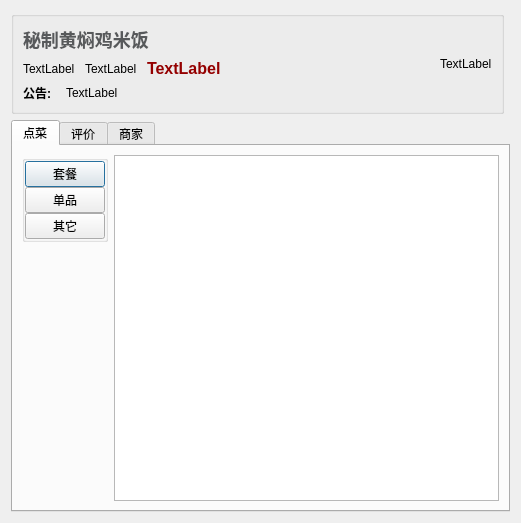
<?xml version="1.0" encoding="UTF-8"?>
<ui version="4.0">
 <class>InnerShopW</class>
 <widget class="QDialog" name="InnerShopW">
  <property name="geometry">
   <rect>
    <x>0</x>
    <y>0</y>
    <width>521</width>
    <height>523</height>
   </rect>
  </property>
  <property name="sizePolicy">
   <sizepolicy hsizetype="Preferred" vsizetype="Preferred">
    <horstretch>0</horstretch>
    <verstretch>0</verstretch>
   </sizepolicy>
  </property>
  <property name="maximumSize">
   <size>
    <width>16777215</width>
    <height>16777215</height>
   </size>
  </property>
  <property name="windowTitle">
   <string>Dialog</string>
  </property>
  <layout class="QGridLayout" name="gridLayout_5">
   <item row="0" column="0">
    <widget class="QGroupBox" name="groupTop">
     <property name="minimumSize">
      <size>
       <width>400</width>
       <height>100</height>
      </size>
     </property>
     <property name="title">
      <string/>
     </property>
     <layout class="QGridLayout" name="gridLayout_4" columnstretch="4,0">
      <item row="0" column="1" rowspan="3" alignment="Qt::AlignRight">
       <widget class="QLabel" name="labPic">
        <property name="text">
         <string>TextLabel</string>
        </property>
       </widget>
      </item>
      <item row="1" column="0">
       <layout class="QGridLayout" name="gridLayout_2" columnstretch="1,1,10">
        <property name="rightMargin">
         <number>0</number>
        </property>
        <property name="horizontalSpacing">
         <number>10</number>
        </property>
        <item row="0" column="1">
         <widget class="QLabel" name="labBook">
          <property name="text">
           <string>TextLabel</string>
          </property>
         </widget>
        </item>
        <item row="0" column="0">
         <widget class="QLabel" name="labRest">
          <property name="text">
           <string>TextLabel</string>
          </property>
         </widget>
        </item>
        <item row="0" column="2">
         <widget class="QLabel" name="labLabel">
          <property name="styleSheet">
           <string notr="true">color: rgb(148, 0, 0);
font-size: 16px;
font-weight:bold;</string>
          </property>
          <property name="text">
           <string>TextLabel</string>
          </property>
         </widget>
        </item>
       </layout>
      </item>
      <item row="0" column="0">
       <widget class="QLabel" name="labName">
        <property name="styleSheet">
         <string notr="true">font-size:18px;
font-weight:bold;
color:rgb(87,89,91);</string>
        </property>
        <property name="text">
         <string>秘制黄焖鸡米饭</string>
        </property>
       </widget>
      </item>
      <item row="2" column="0">
       <layout class="QGridLayout" name="gridLayout_3" columnstretch="1,10">
        <item row="0" column="1">
         <widget class="QLabel" name="labNotice">
          <property name="minimumSize">
           <size>
            <width>0</width>
            <height>0</height>
           </size>
          </property>
          <property name="maximumSize">
           <size>
            <width>16777215</width>
            <height>16777215</height>
           </size>
          </property>
          <property name="text">
           <string>TextLabel</string>
          </property>
         </widget>
        </item>
        <item row="0" column="0">
         <widget class="QLabel" name="label_5">
          <property name="styleSheet">
           <string notr="true">font-weight:bold;</string>
          </property>
          <property name="text">
           <string>公告:</string>
          </property>
         </widget>
        </item>
       </layout>
      </item>
     </layout>
    </widget>
   </item>
   <item row="1" column="0" colspan="2">
    <widget class="QTabWidget" name="tabWidget">
     <property name="sizePolicy">
      <sizepolicy hsizetype="Expanding" vsizetype="Expanding">
       <horstretch>0</horstretch>
       <verstretch>0</verstretch>
      </sizepolicy>
     </property>
     <property name="currentIndex">
      <number>0</number>
     </property>
     <widget class="QWidget" name="tab">
      <attribute name="title">
       <string>点菜</string>
      </attribute>
      <layout class="QGridLayout" name="gridLayout">
       <item row="0" column="1" rowspan="2">
        <widget class="QListWidget" name="foodList">
         <property name="horizontalScrollBarPolicy">
          <enum>Qt::ScrollBarAlwaysOff</enum>
         </property>
         <property name="editTriggers">
          <set>QAbstractItemView::NoEditTriggers</set>
         </property>
         <property name="selectionMode">
          <enum>QAbstractItemView::NoSelection</enum>
         </property>
        </widget>
       </item>
       <item row="1" column="0">
        <spacer name="verticalSpacer">
         <property name="orientation">
          <enum>Qt::Vertical</enum>
         </property>
         <property name="sizeHint" stdset="0">
          <size>
           <width>20</width>
           <height>218</height>
          </size>
         </property>
        </spacer>
       </item>
       <item row="0" column="0">
        <widget class="QGroupBox" name="groupBox_2">
         <property name="minimumSize">
          <size>
           <width>80</width>
           <height>80</height>
          </size>
         </property>
         <property name="maximumSize">
          <size>
           <width>100</width>
           <height>16777215</height>
          </size>
         </property>
         <property name="title">
          <string/>
         </property>
         <layout class="QGridLayout" name="gridLayout_6">
          <property name="leftMargin">
           <number>0</number>
          </property>
          <property name="topMargin">
           <number>0</number>
          </property>
          <property name="rightMargin">
           <number>0</number>
          </property>
          <property name="bottomMargin">
           <number>0</number>
          </property>
          <property name="verticalSpacing">
           <number>0</number>
          </property>
          <item row="0" column="0">
           <widget class="QPushButton" name="push1">
            <property name="minimumSize">
             <size>
              <width>60</width>
              <height>20</height>
             </size>
            </property>
            <property name="text">
             <string>套餐</string>
            </property>
           </widget>
          </item>
          <item row="3" column="0">
           <widget class="QPushButton" name="push3">
            <property name="minimumSize">
             <size>
              <width>60</width>
              <height>20</height>
             </size>
            </property>
            <property name="text">
             <string>其它</string>
            </property>
           </widget>
          </item>
          <item row="2" column="0">
           <widget class="QPushButton" name="push2">
            <property name="minimumSize">
             <size>
              <width>60</width>
              <height>20</height>
             </size>
            </property>
            <property name="text">
             <string>单品</string>
            </property>
           </widget>
          </item>
         </layout>
        </widget>
       </item>
      </layout>
     </widget>
     <widget class="QWidget" name="tab_2">
      <attribute name="title">
       <string>评价</string>
      </attribute>
      <layout class="QGridLayout" name="gridLayout_14">
       <item row="0" column="0">
        <widget class="QListWidget" name="commList">
         <property name="selectionMode">
          <enum>QAbstractItemView::NoSelection</enum>
         </property>
        </widget>
       </item>
      </layout>
     </widget>
     <widget class="QWidget" name="tab_3">
      <attribute name="title">
       <string>商家</string>
      </attribute>
      <layout class="QGridLayout" name="gridLayout_12">
       <item row="0" column="0">
        <widget class="QGroupBox" name="groupBox">
         <property name="sizePolicy">
          <sizepolicy hsizetype="Ignored" vsizetype="Ignored">
           <horstretch>0</horstretch>
           <verstretch>0</verstretch>
          </sizepolicy>
         </property>
         <property name="title">
          <string/>
         </property>
         <layout class="QGridLayout" name="gridLayout_13" rowstretch="1,1,1,1,10,0">
          <item row="2" column="0">
           <layout class="QGridLayout" name="gridLayout_9" columnstretch="5,1,40">
            <item row="0" column="1">
             <widget class="QLabel" name="label_7">
              <property name="text">
               <string>配送服务:</string>
              </property>
             </widget>
            </item>
            <item row="0" column="0">
             <widget class="QLabel" name="label_6">
              <property name="text">
               <string/>
              </property>
              <property name="pixmap">
               <pixmap resource="resource.qrc">:/new/prefix1/res/配送.png</pixmap>
              </property>
             </widget>
            </item>
            <item row="0" column="2">
             <widget class="QLabel" name="labWhoDe">
              <property name="text">
               <string>TextLabel</string>
              </property>
             </widget>
            </item>
           </layout>
          </item>
          <item row="1" column="0">
           <layout class="QGridLayout" name="gridLayout_8" columnstretch="1,10">
            <item row="0" column="0">
             <widget class="QLabel" name="label_3">
              <property name="text">
               <string/>
              </property>
              <property name="pixmap">
               <pixmap resource="resource.qrc">:/new/prefix1/res/电话.png</pixmap>
              </property>
             </widget>
            </item>
            <item row="0" column="1">
             <widget class="QLabel" name="labPhone">
              <property name="text">
               <string>TextLabel</string>
              </property>
             </widget>
            </item>
            <item row="1" column="0" colspan="2">
             <widget class="Line" name="line">
              <property name="styleSheet">
               <string notr="true">border:5px solid rgb(133,192,228);</string>
              </property>
              <property name="orientation">
               <enum>Qt::Horizontal</enum>
              </property>
             </widget>
            </item>
           </layout>
          </item>
          <item row="3" column="0">
           <layout class="QGridLayout" name="gridLayout_10" columnstretch="13,1,100">
            <item row="0" column="1">
             <widget class="QLabel" name="label_10">
              <property name="text">
               <string>配送时间:</string>
              </property>
             </widget>
            </item>
            <item row="0" column="2">
             <widget class="QLabel" name="labTime">
              <property name="text">
               <string>TextLabel</string>
              </property>
             </widget>
            </item>
            <item row="0" column="0">
             <widget class="QLabel" name="label_9">
              <property name="text">
               <string/>
              </property>
              <property name="pixmap">
               <pixmap resource="resource.qrc">:/new/prefix1/res/时间.png</pixmap>
              </property>
             </widget>
            </item>
            <item row="1" column="0" colspan="3">
             <widget class="Line" name="line_2">
              <property name="styleSheet">
               <string notr="true">border:5px solid rgb(133,192,228);</string>
              </property>
              <property name="orientation">
               <enum>Qt::Horizontal</enum>
              </property>
             </widget>
            </item>
           </layout>
          </item>
          <item row="0" column="0">
           <layout class="QGridLayout" name="gridLayout_11" columnstretch="1,10">
            <item row="0" column="0">
             <widget class="QLabel" name="label">
              <property name="text">
               <string/>
              </property>
              <property name="pixmap">
               <pixmap resource="resource.qrc">:/new/prefix1/res/地址.png</pixmap>
              </property>
             </widget>
            </item>
            <item row="0" column="1">
             <widget class="QLabel" name="labAddress">
              <property name="text">
               <string>TextLabel</string>
              </property>
             </widget>
            </item>
           </layout>
          </item>
          <item row="4" column="0">
           <layout class="QGridLayout" name="gridLayout_7" columnstretch="12,1,100">
            <item row="0" column="0">
             <widget class="QLabel" name="label_12">
              <property name="text">
               <string/>
              </property>
              <property name="pixmap">
               <pixmap resource="resource.qrc">:/new/prefix1/res/公告.png</pixmap>
              </property>
             </widget>
            </item>
            <item row="0" column="2">
             <widget class="QLabel" name="labNotice_2">
              <property name="text">
               <string>公告:</string>
              </property>
              <property name="wordWrap">
               <bool>true</bool>
              </property>
             </widget>
            </item>
            <item row="0" column="1">
             <widget class="QLabel" name="label_14">
              <property name="text">
               <string>公告:</string>
              </property>
             </widget>
            </item>
           </layout>
          </item>
          <item row="5" column="0">
           <spacer name="verticalSpacer_2">
            <property name="orientation">
             <enum>Qt::Vertical</enum>
            </property>
            <property name="sizeHint" stdset="0">
             <size>
              <width>20</width>
              <height>110</height>
             </size>
            </property>
           </spacer>
          </item>
         </layout>
        </widget>
       </item>
      </layout>
     </widget>
    </widget>
   </item>
  </layout>
 </widget>
 <resources>
  <include location="resource.qrc"/>
 </resources>
 <connections/>
</ui>
